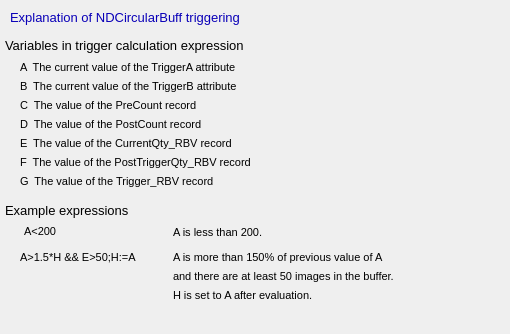
<?xml version="1.0" ?>
<ui version="4.0">
  <class>Dialog</class>
  <widget class="QWidget" name="screen">
    <property name="geometry">
      <rect>
        <x>200</x>
        <y>105</y>
        <width>510</width>
        <height>334</height>
      </rect>
    </property>
    <property name="styleSheet">
      <string notr="true">QWidget#screen {
  color: rgb(0, 0, 0);
  background-color: rgb(187, 187, 187);
  }</string>
    </property>
    <property name="windowTitle">
      <string>NDCircularBuffHelp</string>
    </property>
    <widget class="QLabel" name="text">
      <property name="geometry">
        <rect>
          <x>10</x>
          <y>5</y>
          <width>400</width>
          <height>25</height>
        </rect>
      </property>
      <property name="text">
        <string>Explanation of NDCircularBuff triggering</string>
      </property>
      <property name="font" stdset="0">
        <font>
          <pointsize>10</pointsize>
        </font>
      </property>
      <property name="brush" stdset="0">
        <brush brushstyle="SolidPattern">
          <color alpha="255">
            <red>10</red>
            <green>0</green>
            <blue>184</blue>
          </color>
        </brush>
      </property>
      <property name="toolTip">
        <string>text</string>
      </property>
      <property name="alignment">
        <set>Qt::AlignLeading|Qt::AlignLeft|Qt::AlignVCenter</set>
      </property>
      <property name="styleSheet">
        <string notr="true">QLabel#text {
  color: rgb(10, 0, 184);
  }</string>
      </property>
    </widget>
    <widget class="QLabel" name="text_1">
      <property name="geometry">
        <rect>
          <x>5</x>
          <y>35</y>
          <width>430</width>
          <height>20</height>
        </rect>
      </property>
      <property name="text">
        <string>Variables in trigger calculation expression</string>
      </property>
      <property name="font" stdset="0">
        <font>
          <pointsize>10</pointsize>
        </font>
      </property>
      <property name="brush" stdset="0">
        <brush brushstyle="SolidPattern">
          <color alpha="255">
            <red>0</red>
            <green>0</green>
            <blue>0</blue>
          </color>
        </brush>
      </property>
      <property name="toolTip">
        <string>text_1</string>
      </property>
      <property name="alignment">
        <set>Qt::AlignLeading|Qt::AlignLeft|Qt::AlignVCenter</set>
      </property>
      <property name="styleSheet">
        <string notr="true">QLabel#text_1 {
  color: rgb(0, 0, 0);
  }</string>
      </property>
    </widget>
    <widget class="QLabel" name="text_2">
      <property name="geometry">
        <rect>
          <x>5</x>
          <y>200</y>
          <width>190</width>
          <height>20</height>
        </rect>
      </property>
      <property name="text">
        <string>Example expressions</string>
      </property>
      <property name="font" stdset="0">
        <font>
          <pointsize>10</pointsize>
        </font>
      </property>
      <property name="brush" stdset="0">
        <brush brushstyle="SolidPattern">
          <color alpha="255">
            <red>0</red>
            <green>0</green>
            <blue>0</blue>
          </color>
        </brush>
      </property>
      <property name="toolTip">
        <string>text_2</string>
      </property>
      <property name="alignment">
        <set>Qt::AlignLeading|Qt::AlignLeft|Qt::AlignVCenter</set>
      </property>
      <property name="styleSheet">
        <string notr="true">QLabel#text_2 {
  color: rgb(0, 0, 0);
  }</string>
      </property>
    </widget>
    <widget class="QLabel" name="text_3">
      <property name="geometry">
        <rect>
          <x>20</x>
          <y>60</y>
          <width>322</width>
          <height>14</height>
        </rect>
      </property>
      <property name="text">
        <string>A  The current value of the TriggerA attribute</string>
      </property>
      <property name="font" stdset="0">
        <font>
          <pointsize>8</pointsize>
        </font>
      </property>
      <property name="brush" stdset="0">
        <brush brushstyle="SolidPattern">
          <color alpha="255">
            <red>0</red>
            <green>0</green>
            <blue>0</blue>
          </color>
        </brush>
      </property>
      <property name="toolTip">
        <string>text_3</string>
      </property>
      <property name="alignment">
        <set>Qt::AlignLeading|Qt::AlignLeft|Qt::AlignVCenter</set>
      </property>
      <property name="styleSheet">
        <string notr="true">QLabel#text_3 {
  color: rgb(0, 0, 0);
  }</string>
      </property>
    </widget>
    <widget class="QLabel" name="text_4">
      <property name="geometry">
        <rect>
          <x>20</x>
          <y>79</y>
          <width>322</width>
          <height>14</height>
        </rect>
      </property>
      <property name="text">
        <string>B  The current value of the TriggerB attribute</string>
      </property>
      <property name="font" stdset="0">
        <font>
          <pointsize>8</pointsize>
        </font>
      </property>
      <property name="brush" stdset="0">
        <brush brushstyle="SolidPattern">
          <color alpha="255">
            <red>0</red>
            <green>0</green>
            <blue>0</blue>
          </color>
        </brush>
      </property>
      <property name="toolTip">
        <string>text_4</string>
      </property>
      <property name="alignment">
        <set>Qt::AlignLeading|Qt::AlignLeft|Qt::AlignVCenter</set>
      </property>
      <property name="styleSheet">
        <string notr="true">QLabel#text_4 {
  color: rgb(0, 0, 0);
  }</string>
      </property>
    </widget>
    <widget class="QLabel" name="text_5">
      <property name="geometry">
        <rect>
          <x>20</x>
          <y>98</y>
          <width>245</width>
          <height>14</height>
        </rect>
      </property>
      <property name="text">
        <string>C  The value of the PreCount record</string>
      </property>
      <property name="font" stdset="0">
        <font>
          <pointsize>8</pointsize>
        </font>
      </property>
      <property name="brush" stdset="0">
        <brush brushstyle="SolidPattern">
          <color alpha="255">
            <red>0</red>
            <green>0</green>
            <blue>0</blue>
          </color>
        </brush>
      </property>
      <property name="toolTip">
        <string>text_5</string>
      </property>
      <property name="alignment">
        <set>Qt::AlignLeading|Qt::AlignLeft|Qt::AlignVCenter</set>
      </property>
      <property name="styleSheet">
        <string notr="true">QLabel#text_5 {
  color: rgb(0, 0, 0);
  }</string>
      </property>
    </widget>
    <widget class="QLabel" name="text_6">
      <property name="geometry">
        <rect>
          <x>20</x>
          <y>117</y>
          <width>252</width>
          <height>14</height>
        </rect>
      </property>
      <property name="text">
        <string>D  The value of the PostCount record</string>
      </property>
      <property name="font" stdset="0">
        <font>
          <pointsize>8</pointsize>
        </font>
      </property>
      <property name="brush" stdset="0">
        <brush brushstyle="SolidPattern">
          <color alpha="255">
            <red>0</red>
            <green>0</green>
            <blue>0</blue>
          </color>
        </brush>
      </property>
      <property name="toolTip">
        <string>text_6</string>
      </property>
      <property name="alignment">
        <set>Qt::AlignLeading|Qt::AlignLeft|Qt::AlignVCenter</set>
      </property>
      <property name="styleSheet">
        <string notr="true">QLabel#text_6 {
  color: rgb(0, 0, 0);
  }</string>
      </property>
    </widget>
    <widget class="QLabel" name="text_7">
      <property name="geometry">
        <rect>
          <x>20</x>
          <y>136</y>
          <width>287</width>
          <height>14</height>
        </rect>
      </property>
      <property name="text">
        <string>E  The value of the CurrentQty_RBV record</string>
      </property>
      <property name="font" stdset="0">
        <font>
          <pointsize>8</pointsize>
        </font>
      </property>
      <property name="brush" stdset="0">
        <brush brushstyle="SolidPattern">
          <color alpha="255">
            <red>0</red>
            <green>0</green>
            <blue>0</blue>
          </color>
        </brush>
      </property>
      <property name="toolTip">
        <string>text_7</string>
      </property>
      <property name="alignment">
        <set>Qt::AlignLeading|Qt::AlignLeft|Qt::AlignVCenter</set>
      </property>
      <property name="styleSheet">
        <string notr="true">QLabel#text_7 {
  color: rgb(0, 0, 0);
  }</string>
      </property>
    </widget>
    <widget class="QLabel" name="text_8">
      <property name="geometry">
        <rect>
          <x>20</x>
          <y>155</y>
          <width>315</width>
          <height>14</height>
        </rect>
      </property>
      <property name="text">
        <string>F  The value of the PostTriggerQty_RBV record</string>
      </property>
      <property name="font" stdset="0">
        <font>
          <pointsize>8</pointsize>
        </font>
      </property>
      <property name="brush" stdset="0">
        <brush brushstyle="SolidPattern">
          <color alpha="255">
            <red>0</red>
            <green>0</green>
            <blue>0</blue>
          </color>
        </brush>
      </property>
      <property name="toolTip">
        <string>text_8</string>
      </property>
      <property name="alignment">
        <set>Qt::AlignLeading|Qt::AlignLeft|Qt::AlignVCenter</set>
      </property>
      <property name="styleSheet">
        <string notr="true">QLabel#text_8 {
  color: rgb(0, 0, 0);
  }</string>
      </property>
    </widget>
    <widget class="QLabel" name="text_9">
      <property name="geometry">
        <rect>
          <x>20</x>
          <y>174</y>
          <width>266</width>
          <height>14</height>
        </rect>
      </property>
      <property name="text">
        <string>G  The value of the Trigger_RBV record</string>
      </property>
      <property name="font" stdset="0">
        <font>
          <pointsize>8</pointsize>
        </font>
      </property>
      <property name="brush" stdset="0">
        <brush brushstyle="SolidPattern">
          <color alpha="255">
            <red>0</red>
            <green>0</green>
            <blue>0</blue>
          </color>
        </brush>
      </property>
      <property name="toolTip">
        <string>text_9</string>
      </property>
      <property name="alignment">
        <set>Qt::AlignLeading|Qt::AlignLeft|Qt::AlignVCenter</set>
      </property>
      <property name="styleSheet">
        <string notr="true">QLabel#text_9 {
  color: rgb(0, 0, 0);
  }</string>
      </property>
    </widget>
    <widget class="QLabel" name="text_10">
      <property name="geometry">
        <rect>
          <x>24</x>
          <y>225</y>
          <width>35</width>
          <height>14</height>
        </rect>
      </property>
      <property name="text">
        <string>A&lt;200</string>
      </property>
      <property name="font" stdset="0">
        <font>
          <pointsize>8</pointsize>
        </font>
      </property>
      <property name="brush" stdset="0">
        <brush brushstyle="SolidPattern">
          <color alpha="255">
            <red>0</red>
            <green>0</green>
            <blue>0</blue>
          </color>
        </brush>
      </property>
      <property name="toolTip">
        <string>text_10</string>
      </property>
      <property name="alignment">
        <set>Qt::AlignLeading|Qt::AlignLeft|Qt::AlignVCenter</set>
      </property>
      <property name="styleSheet">
        <string notr="true">QLabel#text_10 {
  color: rgb(0, 0, 0);
  }</string>
      </property>
    </widget>
    <widget class="QLabel" name="text_11">
      <property name="geometry">
        <rect>
          <x>173</x>
          <y>225</y>
          <width>133</width>
          <height>14</height>
        </rect>
      </property>
      <property name="text">
        <string>A is less than 200.</string>
      </property>
      <property name="font" stdset="0">
        <font>
          <pointsize>8</pointsize>
        </font>
      </property>
      <property name="brush" stdset="0">
        <brush brushstyle="SolidPattern">
          <color alpha="255">
            <red>0</red>
            <green>0</green>
            <blue>0</blue>
          </color>
        </brush>
      </property>
      <property name="toolTip">
        <string>text_11</string>
      </property>
      <property name="alignment">
        <set>Qt::AlignLeading|Qt::AlignLeft|Qt::AlignVCenter</set>
      </property>
      <property name="styleSheet">
        <string notr="true">QLabel#text_11 {
  color: rgb(0, 0, 0);
  }</string>
      </property>
    </widget>
    <widget class="QLabel" name="text_12">
      <property name="geometry">
        <rect>
          <x>20</x>
          <y>250</y>
          <width>140</width>
          <height>14</height>
        </rect>
      </property>
      <property name="text">
        <string>A&gt;1.5*H &amp;&amp; E&gt;50;H:=A</string>
      </property>
      <property name="font" stdset="0">
        <font>
          <pointsize>8</pointsize>
        </font>
      </property>
      <property name="brush" stdset="0">
        <brush brushstyle="SolidPattern">
          <color alpha="255">
            <red>0</red>
            <green>0</green>
            <blue>0</blue>
          </color>
        </brush>
      </property>
      <property name="toolTip">
        <string>text_12</string>
      </property>
      <property name="alignment">
        <set>Qt::AlignLeading|Qt::AlignLeft|Qt::AlignVCenter</set>
      </property>
      <property name="styleSheet">
        <string notr="true">QLabel#text_12 {
  color: rgb(0, 0, 0);
  }</string>
      </property>
    </widget>
    <widget class="QLabel" name="text_13">
      <property name="geometry">
        <rect>
          <x>173</x>
          <y>250</y>
          <width>294</width>
          <height>14</height>
        </rect>
      </property>
      <property name="text">
        <string>A is more than 150% of previous value of A</string>
      </property>
      <property name="font" stdset="0">
        <font>
          <pointsize>8</pointsize>
        </font>
      </property>
      <property name="brush" stdset="0">
        <brush brushstyle="SolidPattern">
          <color alpha="255">
            <red>0</red>
            <green>0</green>
            <blue>0</blue>
          </color>
        </brush>
      </property>
      <property name="toolTip">
        <string>text_13</string>
      </property>
      <property name="alignment">
        <set>Qt::AlignLeading|Qt::AlignLeft|Qt::AlignVCenter</set>
      </property>
      <property name="styleSheet">
        <string notr="true">QLabel#text_13 {
  color: rgb(0, 0, 0);
  }</string>
      </property>
    </widget>
    <widget class="QLabel" name="text_14">
      <property name="geometry">
        <rect>
          <x>173</x>
          <y>269</y>
          <width>329</width>
          <height>14</height>
        </rect>
      </property>
      <property name="text">
        <string>and there are at least 50 images in the buffer.</string>
      </property>
      <property name="font" stdset="0">
        <font>
          <pointsize>8</pointsize>
        </font>
      </property>
      <property name="brush" stdset="0">
        <brush brushstyle="SolidPattern">
          <color alpha="255">
            <red>0</red>
            <green>0</green>
            <blue>0</blue>
          </color>
        </brush>
      </property>
      <property name="toolTip">
        <string>text_14</string>
      </property>
      <property name="alignment">
        <set>Qt::AlignLeading|Qt::AlignLeft|Qt::AlignVCenter</set>
      </property>
      <property name="styleSheet">
        <string notr="true">QLabel#text_14 {
  color: rgb(0, 0, 0);
  }</string>
      </property>
    </widget>
    <widget class="QLabel" name="text_15">
      <property name="geometry">
        <rect>
          <x>173</x>
          <y>288</y>
          <width>217</width>
          <height>14</height>
        </rect>
      </property>
      <property name="text">
        <string>H is set to A after evaluation.</string>
      </property>
      <property name="font" stdset="0">
        <font>
          <pointsize>8</pointsize>
        </font>
      </property>
      <property name="brush" stdset="0">
        <brush brushstyle="SolidPattern">
          <color alpha="255">
            <red>0</red>
            <green>0</green>
            <blue>0</blue>
          </color>
        </brush>
      </property>
      <property name="toolTip">
        <string>text_15</string>
      </property>
      <property name="alignment">
        <set>Qt::AlignLeading|Qt::AlignLeft|Qt::AlignVCenter</set>
      </property>
      <property name="styleSheet">
        <string notr="true">QLabel#text_15 {
  color: rgb(0, 0, 0);
  }</string>
      </property>
    </widget>
  </widget>
  <customwidgets>
    <customwidget>
      <class>PyDMLabel</class>
      <extends>QLabel</extends>
      <header>pydm.widgets.label</header>
    </customwidget>
  </customwidgets>
</ui>
